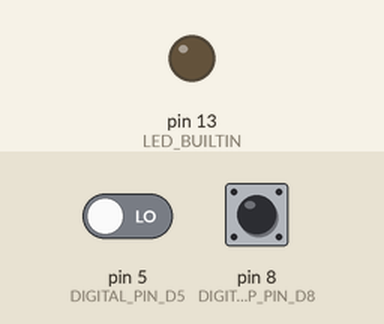
This sketch was run on a simulated Arduino Uno, built with avr-gcc and run on an emulated ATmega328P. Parts: output pins drawn as LEDs (lit = HIGH). The inputs (shaded band) are chosen by the test bench; at power-on: pin 5 (DIGITAL_PIN_D5) LOW, pin 8 (DIGITAL_PULLEDUP_PIN_D8) HIGH.

Above: at 1.2 s.
1.3 s: pin 5 (DIGITAL_PIN_D5) driven HIGH
At 2.3 s:
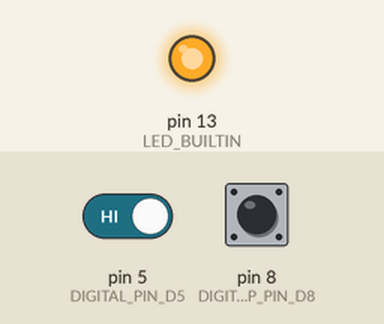
2.8 s: pin 5 (DIGITAL_PIN_D5) driven LOW
At 3.4 s:
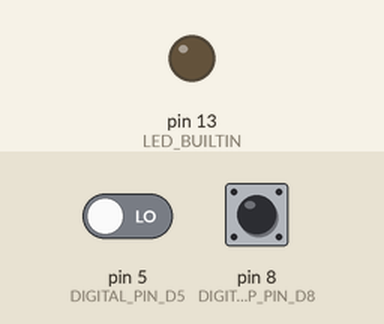
4.3 s: pin 8 (DIGITAL_PULLEDUP_PIN_D8) pulled LOW for 3.2 s
At 4.6 s:
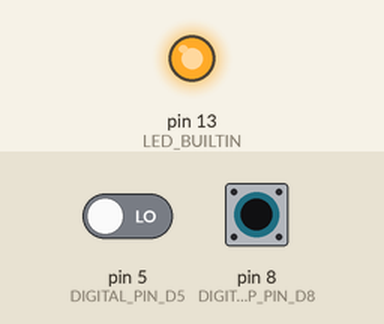
Timing chart, 0 to 9.0 s (numbered marks = the images above; inputs shaded):
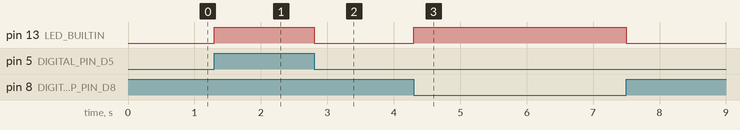

Measured:
- after the input at 1.3 s, pin 13 (LED_BUILTIN): LOW → HIGH at once
- after the input at 2.8 s, pin 13 (LED_BUILTIN): HIGH → LOW at once
- after the input at 4.3 s, pin 13 (LED_BUILTIN): LOW → HIGH at once, → LOW 3.2 s later

The sketch:

gpio-input-tester.ino
```cpp
// (licence header left out)
const int DIGITAL_PIN_D5 = 5;
const int DIGITAL_PULLEDUP_PIN_D8 = 8;


void setup() {
  pinMode(DIGITAL_PULLEDUP_PIN_D8, INPUT_PULLUP);
  pinMode(LED_BUILTIN, OUTPUT);
}


void loop() {
  // Read D5 and D8 value and turn on LED if D5 is HIGH or D8 is low
  bool d5_in = digitalRead(DIGITAL_PIN_D5) == HIGH;
  bool d8_in = digitalRead(DIGITAL_PULLEDUP_PIN_D8) == HIGH;
  digitalWrite(LED_BUILTIN, d5_in | !d8_in);
}
```
